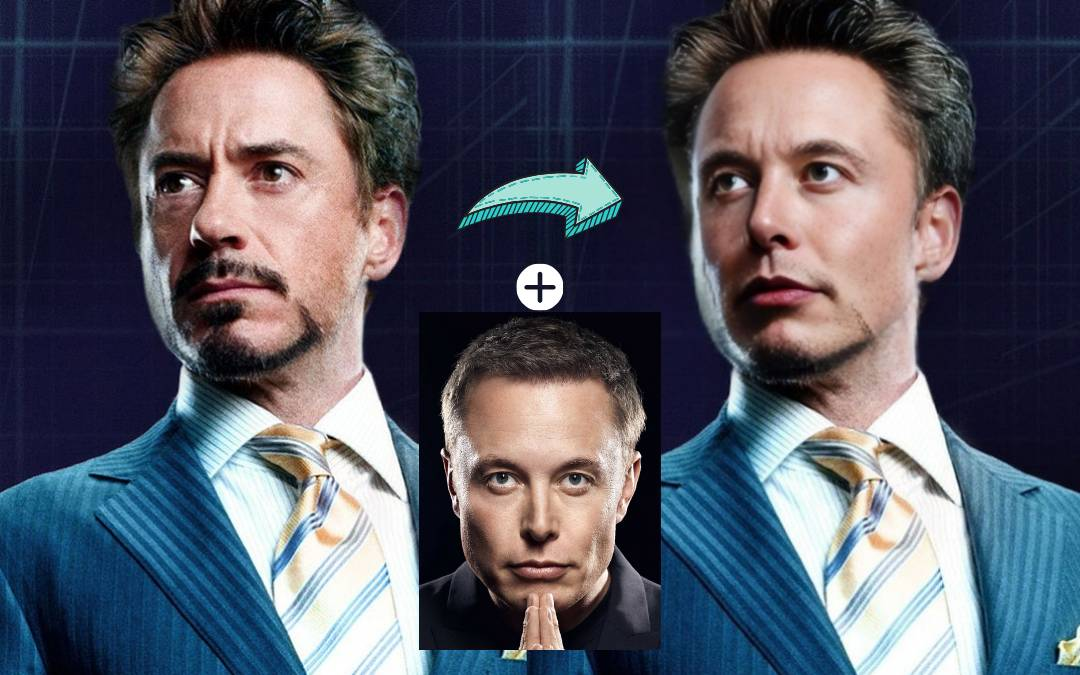
#> input picture image4.jpeg, 1080 x 675 px
$ python ela.py image4.jpeg 5
#> lines starting #> are read from the running program, lines starting #| are printed output that depends on the picture
import os, sys
from PIL import Image, ImageChops, ImageEnhance

# converts input image to ela applied image
def convert_to_ela_image(path, quality=90):

#> called with path = 'image4.jpeg', quality = 5
    original_image = Image.open(path).convert("RGB")
#> original_image is the input picture: PIL image 1080x675 RGB; mean R, G, B 85.8, 88, 99.5

    # resaving input image at the desired quality
    resaved_file_name = "resaved_image.jpg"  # predefined filename for resaved image
    original_image.save(resaved_file_name, "JPEG", quality=quality)
    resaved_image = Image.open(resaved_file_name)
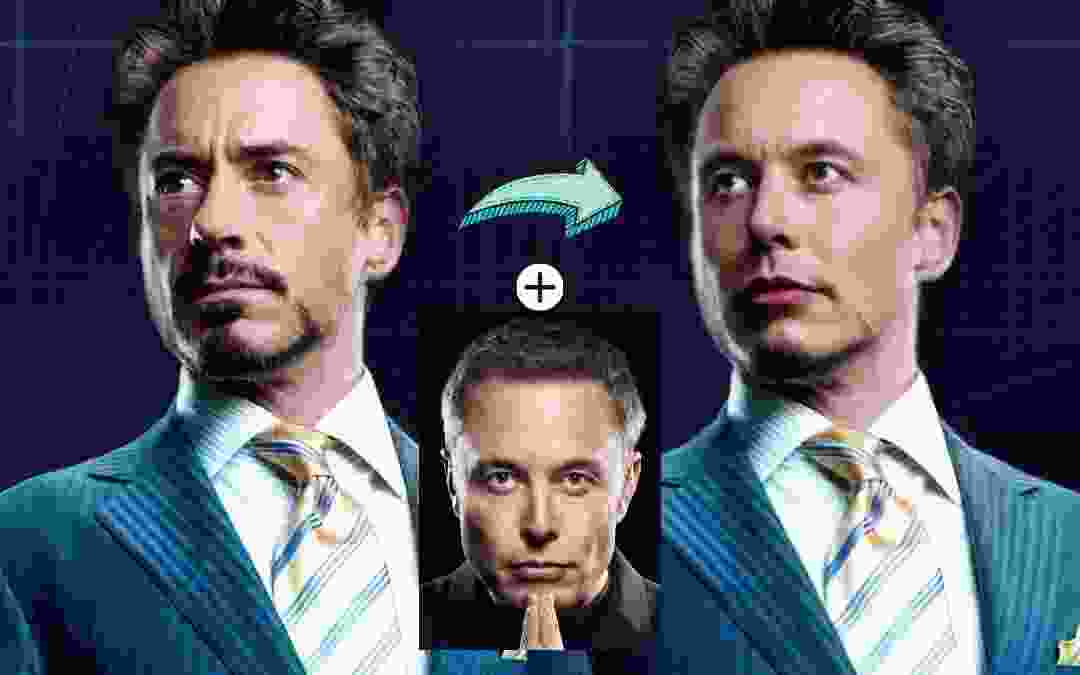
#> resaved_image: PIL image 1080x675 RGB; mean R, G, B 87.4, 87.2, 101.3

    # pixel difference between original and resaved image
    ela_image = ImageChops.difference(original_image, resaved_image)
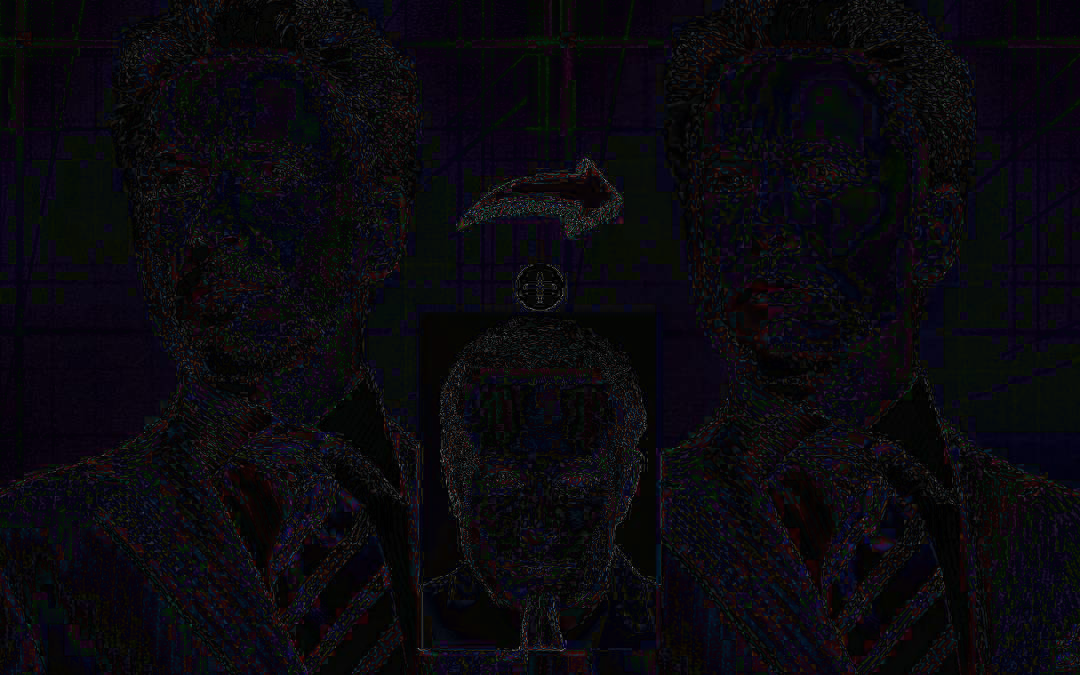
#> ela_image: PIL image 1080x675 RGB; mean R, G, B 10.4, 9, 14

    # scaling factors are calculated from pixel extremas
    extrema = ela_image.getextrema()
#> extrema = ((0, 147), (0, 151), (0, 169))
    max_difference = max([pix[1] for pix in extrema])
#> max_difference = 169
    if max_difference == 0:
        max_difference = 1
    scale = 350.0 / max_difference
#> scale = 2.07

    # enhancing elaimage to brighten the pixels
    ela_image = ImageEnhance.Brightness(ela_image).enhance(scale)
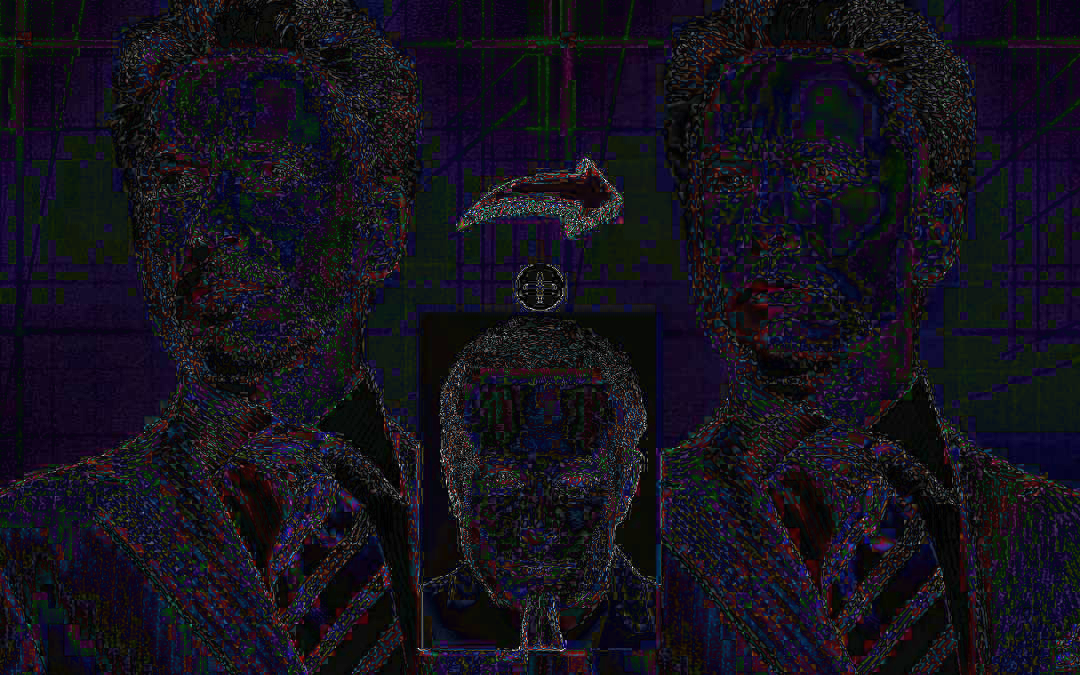
#> ela_image: PIL image 1080x675 RGB; mean R, G, B 21.1, 18.1, 28.5

    ela_image.save("ela_image.png")
    return ela_image


if __name__ == "__main__":
    file_path = sys.argv[1]
    quality = int(sys.argv[2])
    convert_to_ela_image(file_path, quality).show()

$ run again, on b10.jpg
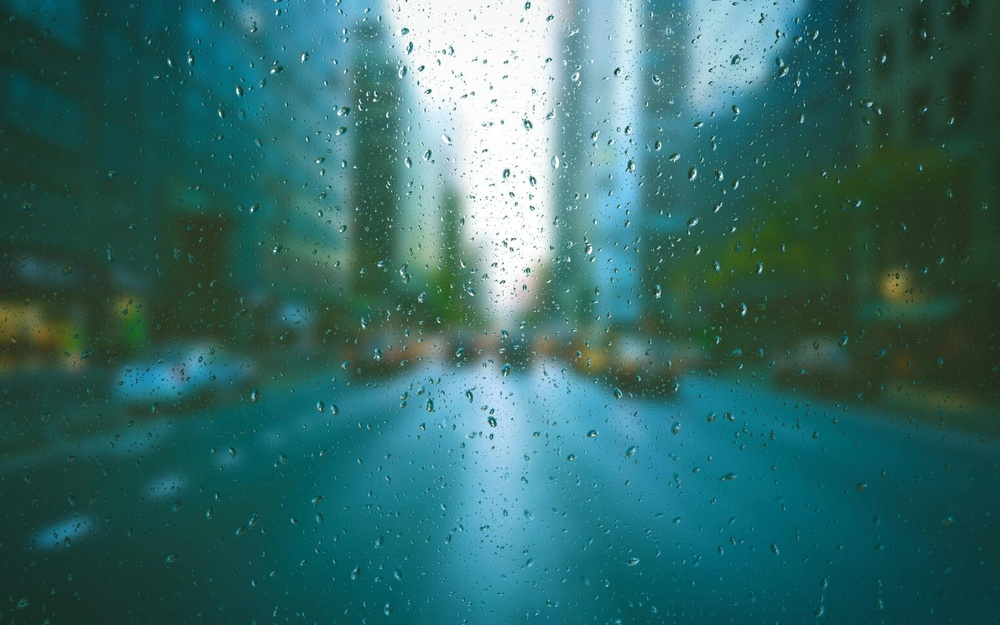
#> input picture b10.jpg, 1000 x 625 px, shrunk from 1920 x 1200 before the run
#> in convert_to_ela_image, original_image is the input picture: PIL image 1000x625 RGB; mean R, G, B 53.6, 107.1, 105.1
#> in convert_to_ela_image, `ela_image = ImageChops.difference(original_image, resaved_image)`:
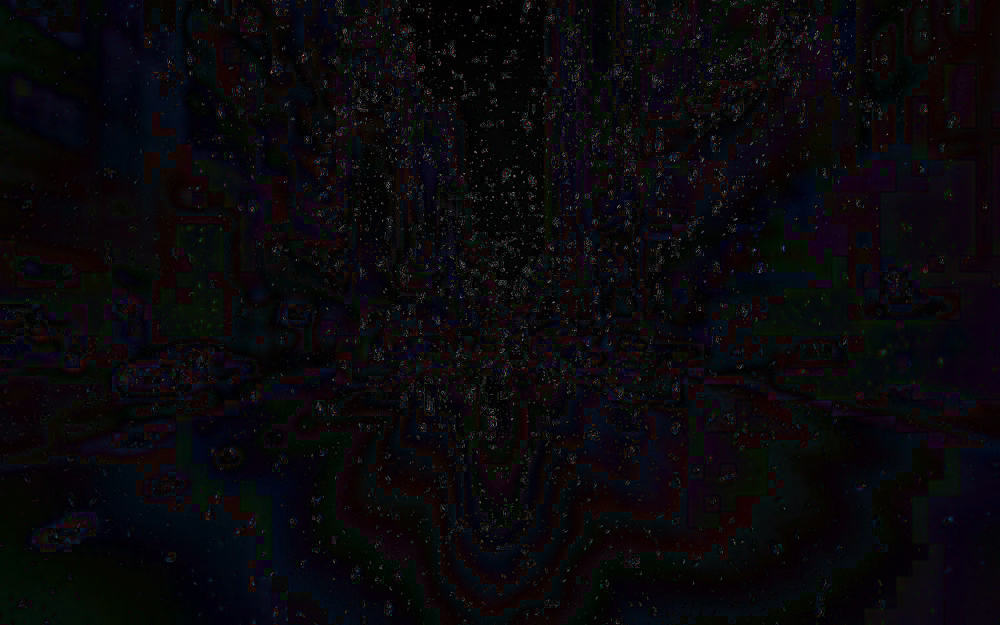
#> ela_image: PIL image 1000x625 RGB; mean R, G, B 9.8, 8.2, 11.4
#> extrema = ((0, 176), (0, 140), (0, 148))
#> max_difference = 176
#> scale = 1.99
#> in convert_to_ela_image, `ela_image = ImageEnhance.Brightness(ela_image).enhance(scale)`:
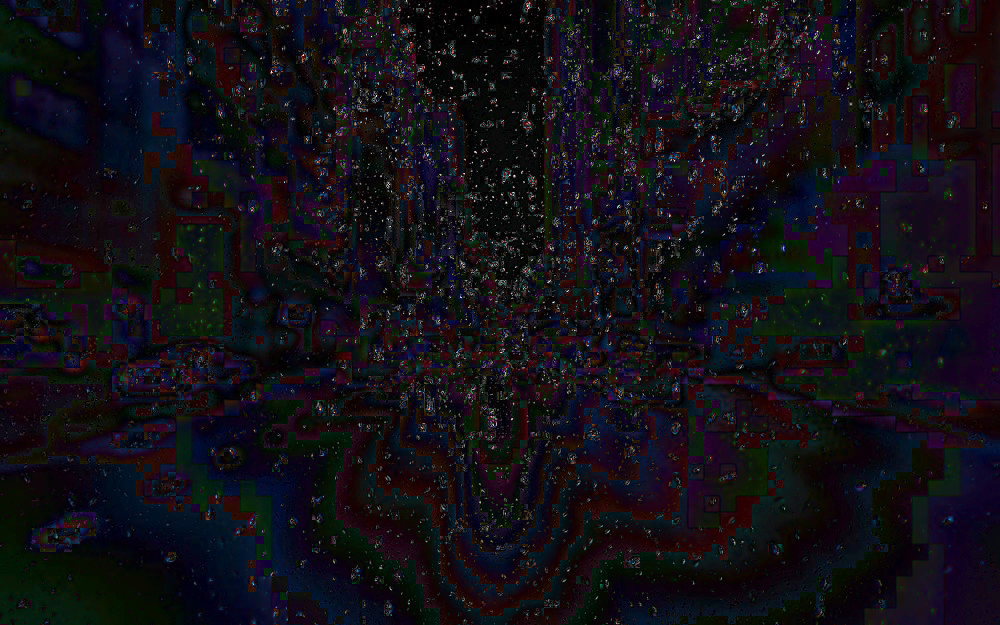
#> ela_image: PIL image 1000x625 RGB; mean R, G, B 18.5, 15.4, 21.8

$ run again, on b11.jpg
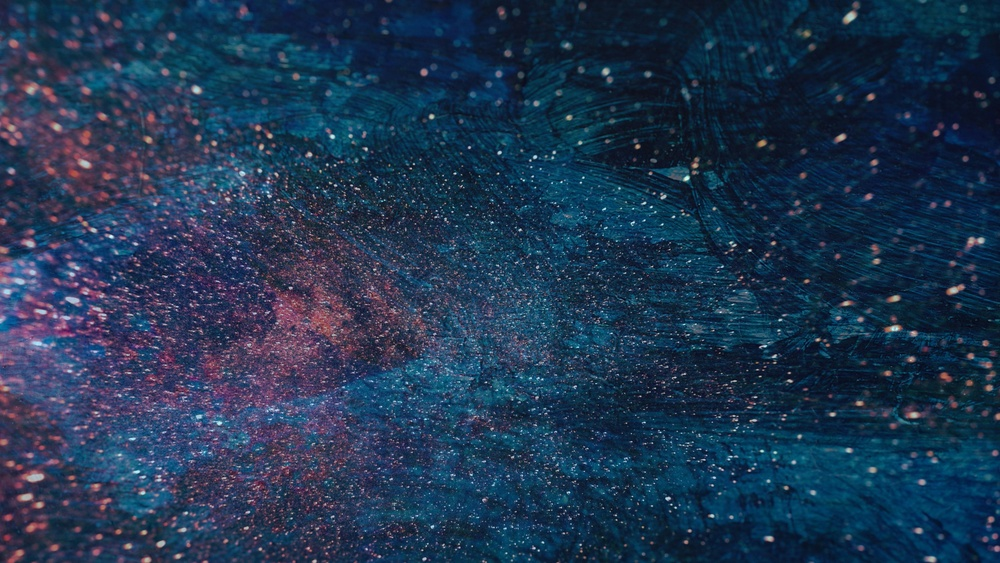
#> input picture b11.jpg, 1000 x 563 px, shrunk from 6000 x 3376 before the run
#> in convert_to_ela_image, original_image is the input picture: PIL image 1000x563 RGB; mean R, G, B 31.2, 53.8, 80.7
#> in convert_to_ela_image, `ela_image = ImageChops.difference(original_image, resaved_image)`:
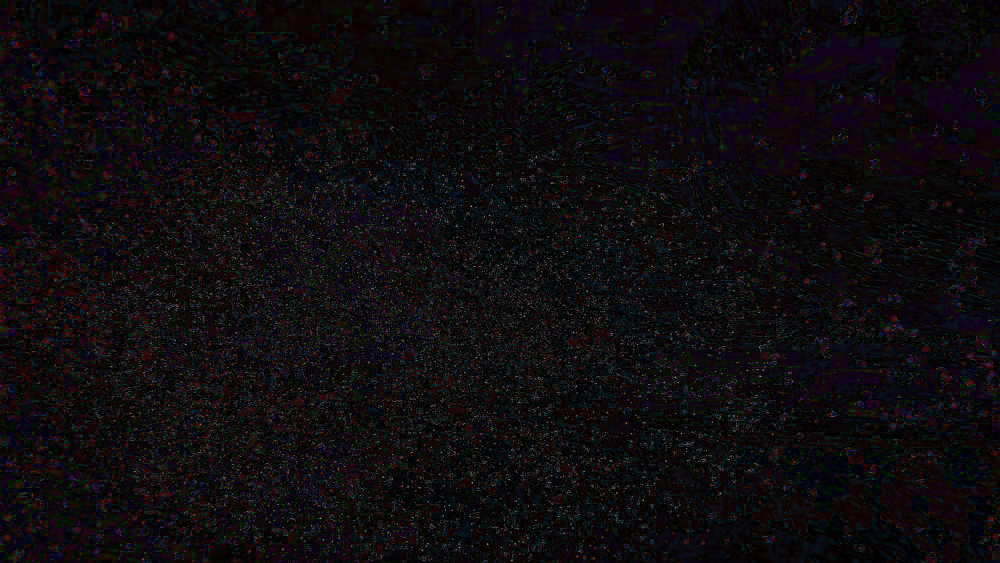
#> ela_image: PIL image 1000x563 RGB; mean R, G, B 14.8, 11.5, 14.5
#> extrema = ((0, 165), (0, 146), (0, 140))
#> max_difference = 165
#> scale = 2.12
#> in convert_to_ela_image, `ela_image = ImageEnhance.Brightness(ela_image).enhance(scale)`:
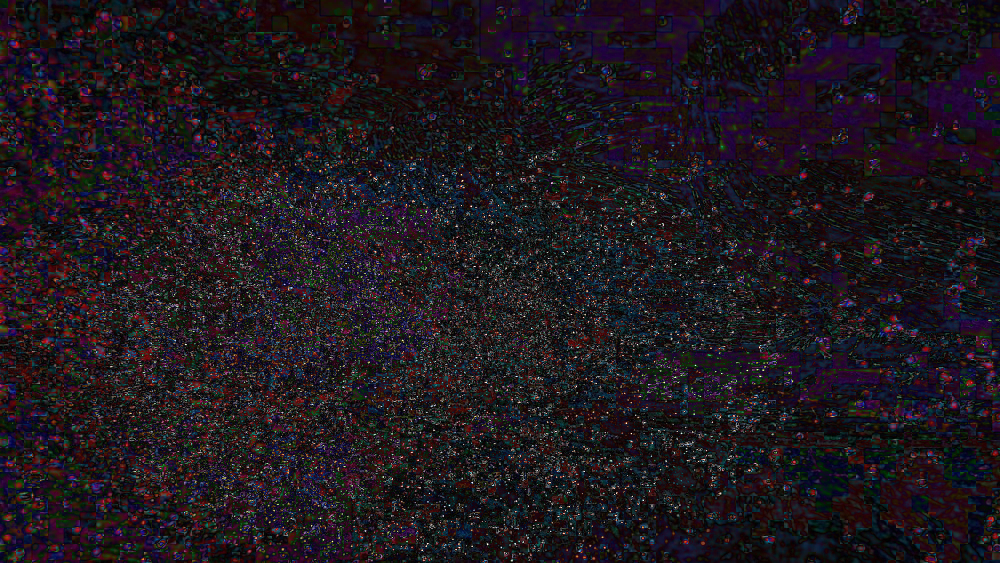
#> ela_image: PIL image 1000x563 RGB; mean R, G, B 30.8, 23.9, 30.3

$ run again, on b2.jpg
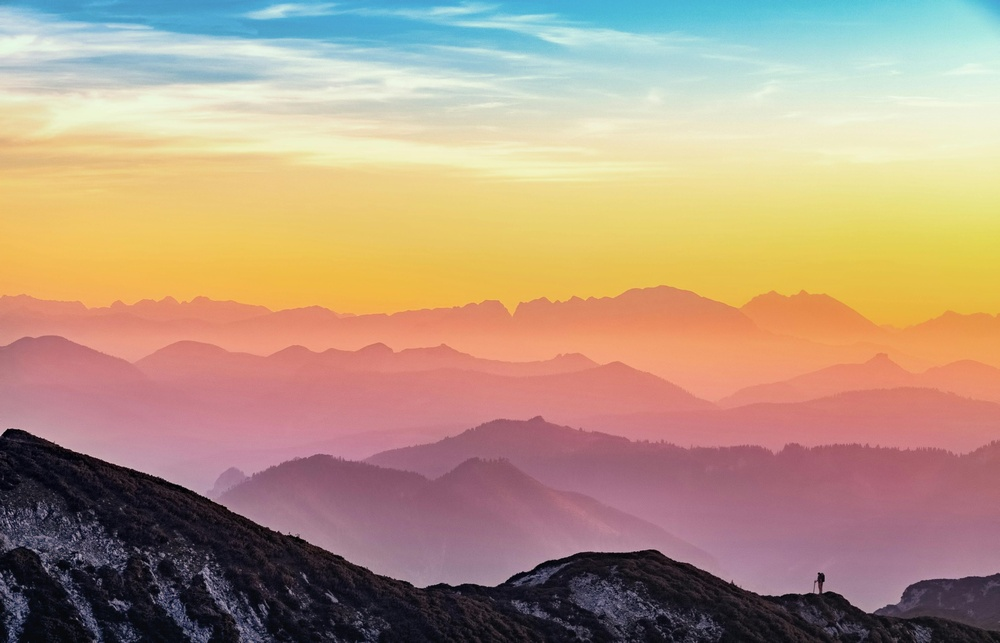
#> input picture b2.jpg, 1000 x 643 px, shrunk from 4608 x 2963 before the run
#> in convert_to_ela_image, original_image is the input picture: PIL image 1000x643 RGB; mean R, G, B 178.9, 152.1, 130
#> in convert_to_ela_image, `ela_image = ImageChops.difference(original_image, resaved_image)`:
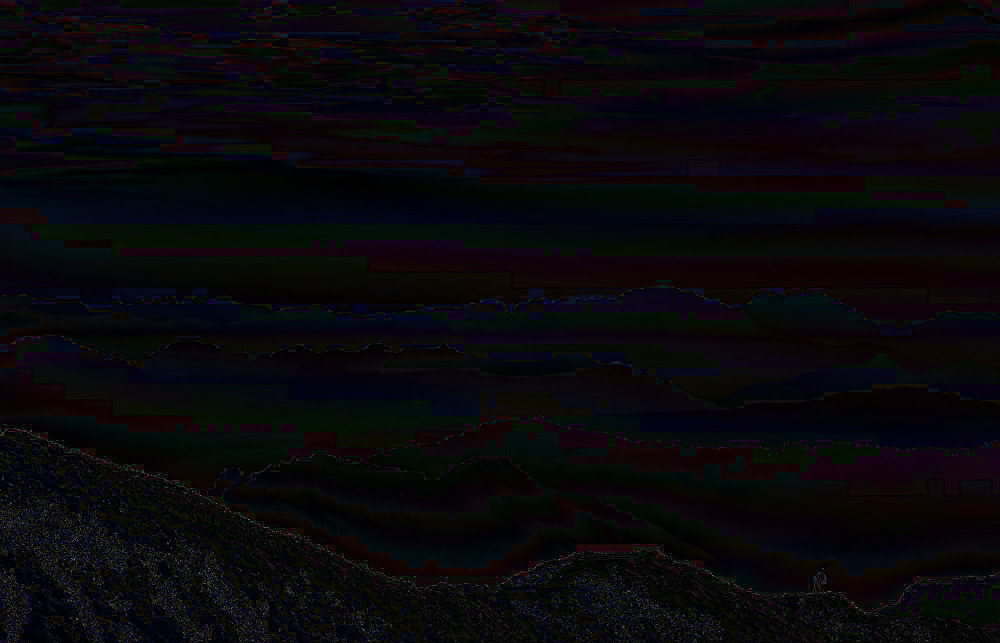
#> ela_image: PIL image 1000x643 RGB; mean R, G, B 8.9, 7.5, 10.8
#> extrema = ((0, 130), (0, 130), (0, 132))
#> max_difference = 132
#> scale = 2.65
#> in convert_to_ela_image, `ela_image = ImageEnhance.Brightness(ela_image).enhance(scale)`:
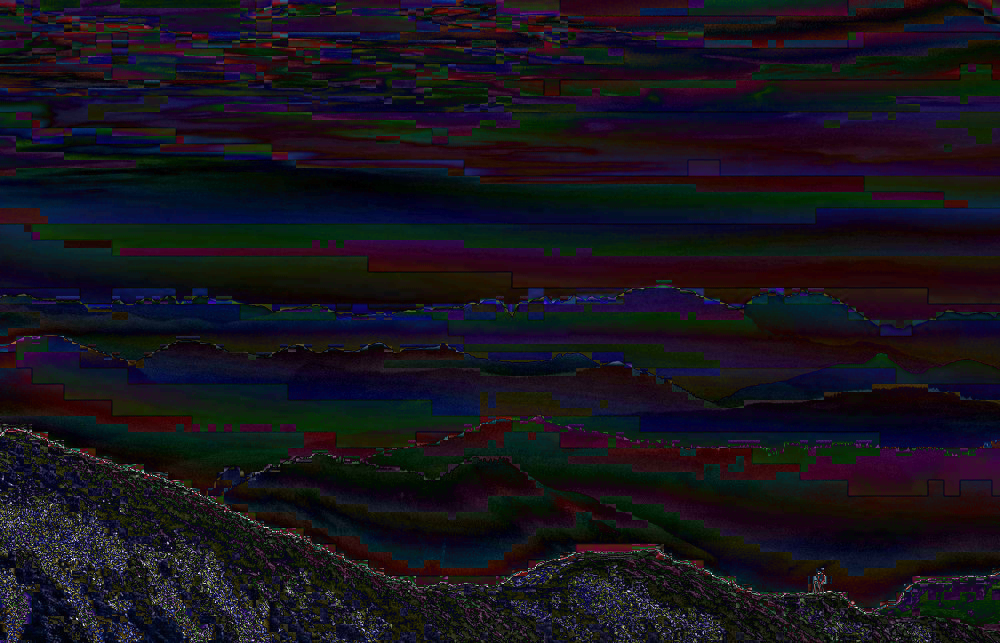
#> ela_image: PIL image 1000x643 RGB; mean R, G, B 23.1, 19.5, 28.2
